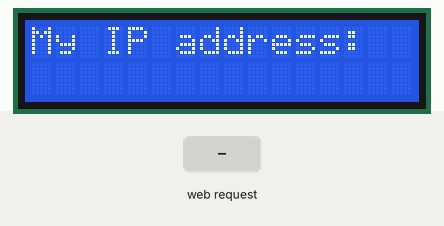
A sketch run on a simulated Arduino Uno, built with avr-gcc and run on an emulated ATmega328P. Parts: 16×2 character LCD. Inputs (shaded band) come from the test bench. WiFi joins after 1.5 s; servers stay silent unless stated.

Above: at 0.1 s.
At 2.7 s:
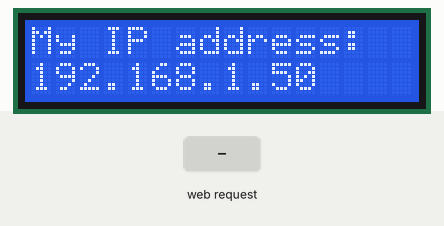
2.8 s: HTTP request GET /photo received
At 3.4 s:
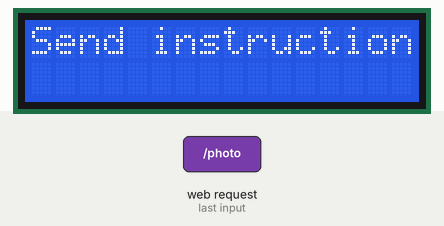
Timing chart, 0 to 5.8 s (numbered marks = the images above; inputs shaded):
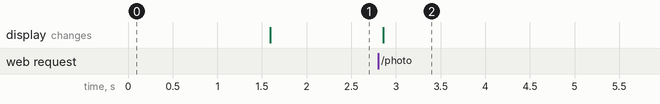

Measured:
- after the input at 2.8 s, the display: changes after 0.06 s (image 2)

The sketch:

Q24_Ethernet_LED_Photocell_DHT_LCD.ino
```cpp
#include <SPI.h>
#include <Ethernet.h>
#include "DHT.h"
//#include <LiquidCrystal.h>

#include <Adafruit_CharacterOLED.h>

// initialize the library with the OLED hardware
// version OLED_Vx and numbers of the interface pins.
// OLED_V1 = older, OLED_V2 = newer. If 2 doesn't work try 1 ;)
Adafruit_CharacterOLED lcd(OLED_V2, 3, 4, 2, 9, 8, 7, 6);


//#define LEDPIN 4

//LiquidCrystal lcd(3,4,2,9,8,7,6);
DHT dht(5, DHT22);

byte mac[] = { 0x90, 0xA2, 0xDA, 0x0F, 0x0F, 0x9D };
EthernetServer server(23); // telnet defaults to port 23

boolean gotAMessage = false; // whether or not you got a message from the client yet
String commandString;
boolean alreadyConnected = false;

void setup() {
  lcd.begin(16,2);
  lcd.clear();
  lcd.setCursor(0,0);
  lcd.print("My IP address: ");


  // start the Ethernet connection:
  Ethernet.begin(mac);
  IPAddress ip = Ethernet.localIP();
  server.begin();

  // print your local IP address:
  lcd.setCursor(0,1);
  lcd.print(Ethernet.localIP());
}

void loop() {
  EthernetClient client = server.available(); // wait for a new client
  commandString = "";
  if (client) {
    // when the client sends the first byte, say hello
    if (!alreadyConnected) {
      client.flush(); // clear out the input buffer
      commandString = ""; //clear the commandString variable
      server.println("--> Please type your command and hit Return...");
      alreadyConnected = true;
    }
    while (client.available()) {
      char newChar = client.read();
      // read the bytes incoming from the client
      if (newChar == 0x0D) // If a 0x0D is received, a Carriage Return,
        // then evaluate the command
      {
        processCommand(commandString);
      }
      else
      {
        Serial.println(newChar);
        commandString += newChar;
      }
    }
  }
}

void processCommand(String command) {
  server.print("Processing command ");
  server.println(command);
  if (command.indexOf("photo") > -1){
    lcdEcho("Photo reading");
    server.print("Reading from photoresistor: " );
    server.println(analogRead(0)); //Print the integer returned by analogRead
  }
  else if (command.indexOf("ledon") > -1){
    lcdEcho("LED On");
   // digitalWrite(LEDPIN, HIGH);
    // sets the LED on
    server.println("LED was turned on");
  }
  else if (command.indexOf("ledoff") > -1){
    lcdEcho("LED Off");
    //digitalWrite(LEDPIN, LOW);
    // sets the LED off
    server.println("LED was turned off");
  }
  else if (command.indexOf("temp") > -1){
    lcdEcho("Get temperature");
    server.print("Temperature: ");
    server.print(dht.readTemperature());
    server.println("C");
  }
  else if (command.indexOf("hum") > -1){
    lcdEcho("Get humidity");
    server.print("Humidity: ");
    server.print(dht.readHumidity());
    server.println("%");
  }
  else {
    lcdEcho("Send instruction");
    instructions();
  }
  server.println("");
  commandString = "";
}

void instructions() {
  server.println("I don't understand");
  server.println("Please use one of these commands:");
  server.println("* photo, to get a reading from the photoresistor");
  server.println("* ledon, to turn on the LED");
  server.println("* ledoff, to turn off the LED");
  server.println("* temp, to get a temperature reading");
  server.println("* hum, to get a humidity reading");
}

void lcdEcho(String input) {
  lcd.clear();
  lcd.setCursor(0,0);
  lcd.print(input);
}
```
